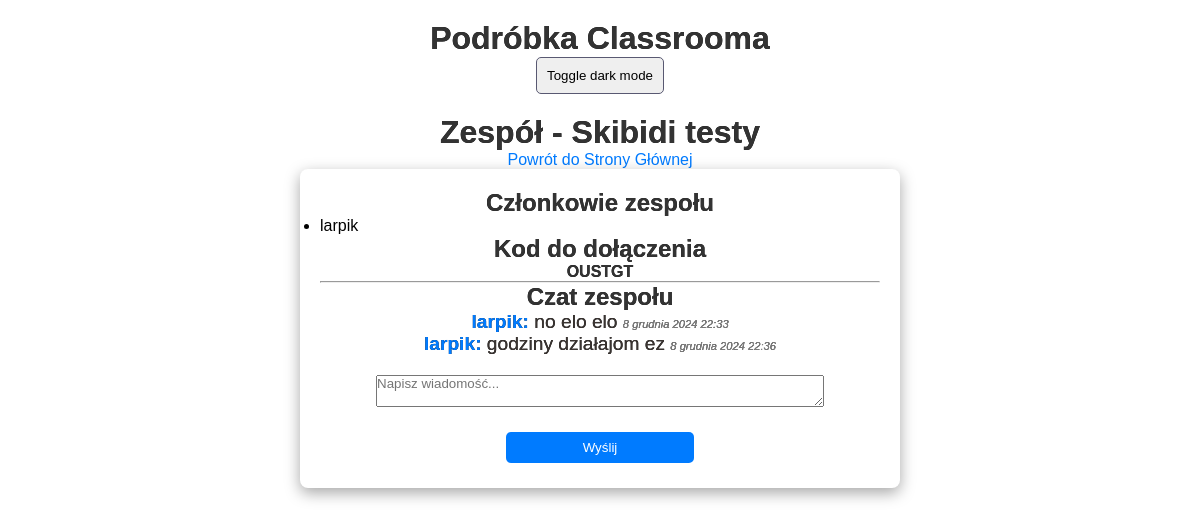
The app's page /orgs/team/20/ with its own data.
### Aplikacja_Glowna/models.py (models this page shows, shortened)
class Team(models.Model):
    name = models.CharField(max_length=255)
    code = models.CharField(max_length=10, unique=True, default=generate_team_code)  # Dodanie domyślnego generatora kodów
    owner = models.ForeignKey(User, on_delete=models.CASCADE, related_name='owned_teams')
    members = models.ManyToManyField(User, related_name='teams')

class ChatMessage(models.Model):
    user = models.ForeignKey(User, on_delete=models.CASCADE)
    team = models.ForeignKey(Team, related_name="messages", on_delete=models.CASCADE)  # relacja z zespołem
    content = models.TextField()
    timestamp = models.DateTimeField(auto_now_add=True)

### Aplikacja_Glowna/views.py (the view)
# urls.py: path('team/<int:team_id>/', views.team_detail, name='team_detail'),
def team_detail(request, team_id):
    team = get_object_or_404(Team, id=team_id)
    messages = team.messages.all().order_by('timestamp')
    return render(request, 'team_detail.html', {
        'team': team,
        'messages': messages,
    })

### Aplikacja_Glowna/templates/team_detail.html (shortened to what this page needs)
{% extends "base.html" %}
{% load static %}
{% block content %}
    <h1>Zespół - {{ team.name }}</h1>
    <nav>
        <a href="{% url 'main' %}">Powrót do Strony Głównej</a> <br>
    </nav>
    <main>
        <section>
            <h2>Członkowie zespołu</h2>
            {% if team.members.all %}
                <ul>
                    {% for member in team.members.all %}
                    <li>{{ member.username }}</li>
                    {% endfor %}
                </ul>
            {% else %}
                <p>Brak członków zespołu</p>
            {% endif %}
        </section>
        <section>
            <h2>Kod do dołączenia</h2>
            <h4>{{ team.code }}</h4>
        </section>
        <hr>
        <section id="chat-section">
            <h2>Czat zespołu</h2>
            <div id="chat-box">
                {% for message in messages %}
                <p><strong>{{ message.user.username }}:</strong> {{ message.content }} <em>{{ message.timestamp }}</em></p>
                {% endfor %}
            </div>
            <form id="chat-form" data-url="{% url 'send_message' team.id %}" data-csrf="{{ csrf_token }}">
                <textarea id="message-content" placeholder="Napisz wiadomość..."></textarea>
                <button type="submit">Wyślij</button>
            </form>
        </section>
    </main>
{% endblock %}

### orgs/static/styles.css (style rules this page uses)
* { box-sizing: border-box; margin: 0; padding: 0; font-family: Arial, sans-serif; }
a { text-decoration: none; color: #007bff; transition: color 0.2s; }
body { display: flex; flex-direction: column; align-items: center; padding: 20px; background-color: white; color: black; transition: background-color 0.2s, color 0.2s; }
h1 { color: #333; font-size: 2rem; transition: color 0.2s; }
p { font-size: 1.2rem; transition: color 0.2s; }
main { max-width: 600px; width: 100%; background-color: white; border-radius: 8px; padding: 20px; box-shadow: rgba(0, 0, 0, 0.35) 0px 5px 15px; transition: background-color 0.2s, color 0.2s; }
main p, h1, h2, h3, h4, h5, h6 { justify-self: center; color: #333; text-shadow: 0px 0px 0px #000; transition: color 0.2s, text-shadow 0.2s; }
#message-content { width: 80%; margin: 20px; display: flex; flex-direction: column; align-items: center; }
#chat-form { display: flex; flex-direction: column; align-items: center; }
#chat-box p { color: #3a3431; }
#chat-box em { color: #888; font-size: 0.7rem; }
#chat-box strong { color: #007bff; }
button[type="submit"] { padding: 8px 15px; background-color: #007bff; color: #fff; border: none; border-radius: 5px; cursor: pointer; transition: background-color 0.2s, color 0.2s; margin: 5px; width: 33.5%; }

### records on screen
Team: name "Skibidi testy", code "OUSTGT"
ChatMessage: user.username "larpik", content "no elo elo", timestamp "8 grudnia 2024 22:33"
ChatMessage: user.username "larpik", content "godziny działajom ez", timestamp "8 grudnia 2024 22:36"

### other values on screen
{{ member.username }} "larpik"
